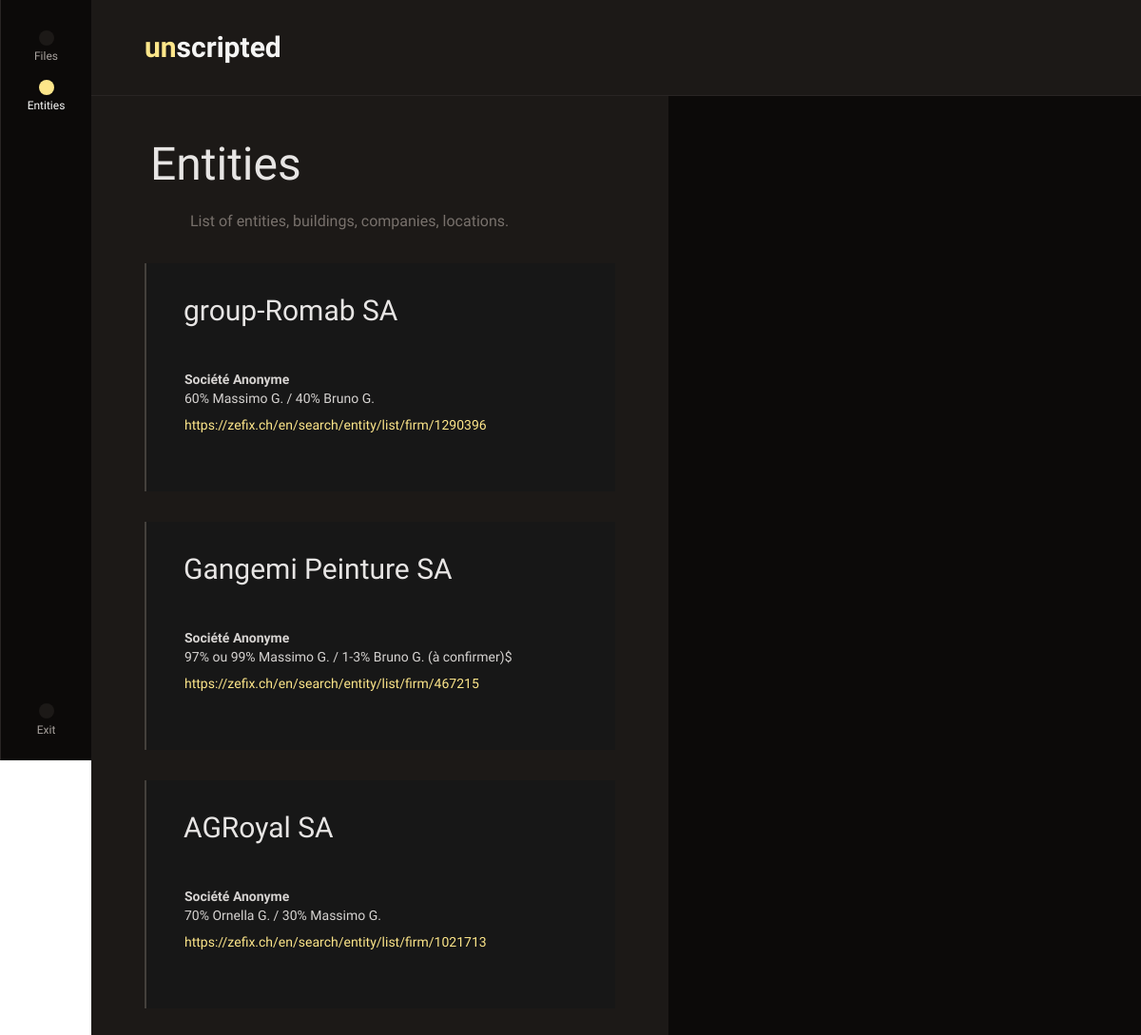
/entities/ (signed in), run on the app's committed database.
### timeline/models.py (models this page shows, shortened)
class Entity(models.Model):
    name = models.CharField(max_length=50, blank=True)
    type = models.CharField(
        max_length=10,
        choices=ENTITIES,
        default='none',
    )
    description = RichTextField(blank=True, null=True)
    structure = RichTextField(blank=True, null=True)
    documents = GenericRelation('UploadedDocument')
    comments = GenericRelation(Comment)
    tags = models.ManyToManyField('Tag', blank=True, related_name='legal_entities')
    created_at = models.DateTimeField(auto_now_add=True, blank=True, null=True)
    class Meta:
        verbose_name_plural = "Entities"

### timeline_backend/views.py (the view)
# urls.py: path('entities/', views.entities_view, name='entities'),
@login_required
def entities_view(request):
    entities = Entity.objects.all()
    return render(request, 'entities.html', {'entities': entities})

### templates/entities.html (shortened to what this page needs)
{% extends "base.html" %}
{% block content %}
<h1 class="px-2">Entities</h1>
<div class="font-sans text-stone-500 px-2 flex flex-row items-center gap-4 text-sm">
  <span class="text-stone-600 iconify block w-6 h-6" data-icon="iconamoon:information-circle-fill" data-inline="false"></span>
  <span class="text-base">List of entities, buildings, companies, locations.</span>
</div>
{% for entity in entities %}
    <div class="p-8 md:p-8 md:px-10 border-l-2 border-stone-700 my-8 text-sm bg-neutral-900 text-stone-300 [&>p]:mb-2">
      <h2>
        {{ entity.name }}
      </h2>
      {{ entity.description|safe }}<br />
      {{ entity.structure|safe }}<br />
    </div>
{% empty %}
  <p>Aucun fichier disponible.</p>
{% endfor %}
{% endblock %}

### data on the page
Entity: name "group-Romab SA", structure "Société Anonyme 60% Massimo G. / 40% Bruno G. https://zefix.ch/en/search/entity/list/firm/1290396"
Entity: name "Gangemi Peinture SA", structure "Société Anonyme 97% ou 99% Massimo G. / 1-3% Bruno G. (à confirmer)$ https://zefix.ch/en/search/entity/list/firm/467215"
Entity: name "AGRoyal SA", structure "Société Anonyme 70% Ornella G. / 30% Massimo G. https://zefix.ch/en/search/entity/list/firm/1021713"
